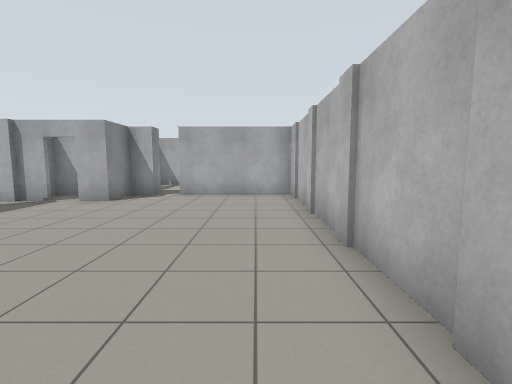
View 1 (above)

16 first-person views from a walk through a world built for the Gazebo simulator. The camera is 1.2 m above the floor, tilts 6° down and sees 85° across. The floor is counted in squares, 1 m on a side. Each view is taken from the middle of a square. On the plan, view 1 faces up. The plan holds only what a view shows up to about 12 squares ahead; the rest is blank.

View 2
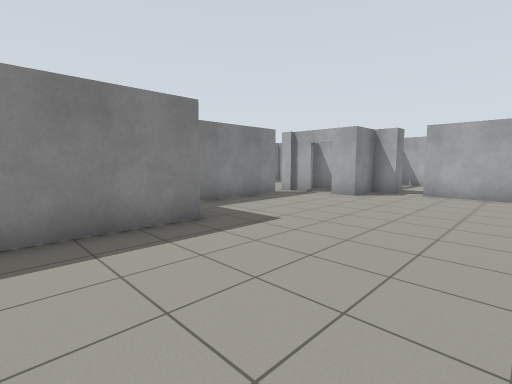

View 3
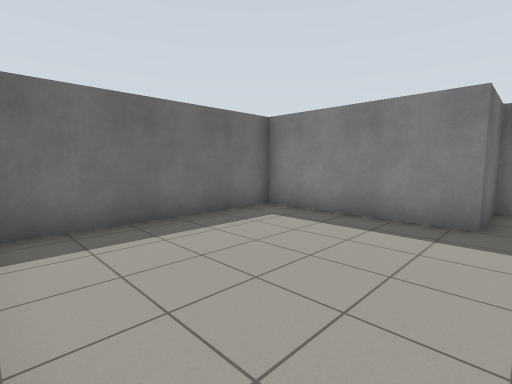

View 4
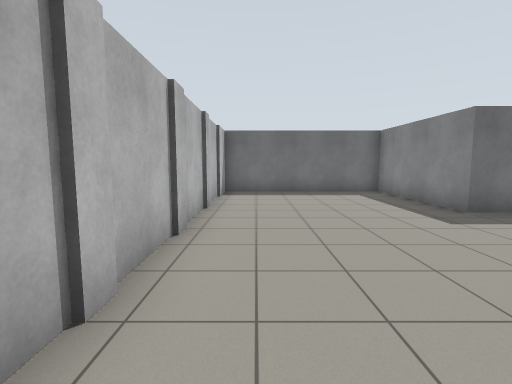

View 5
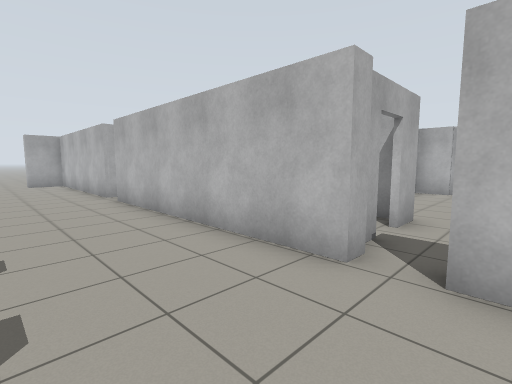

View 6
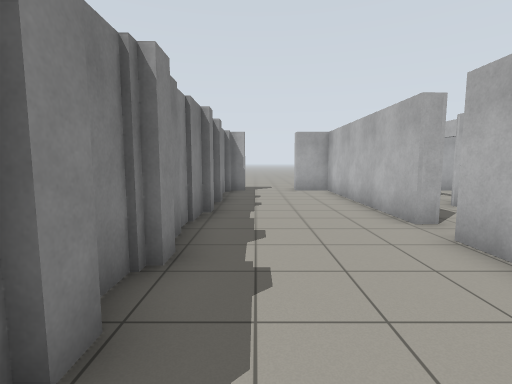

View 7
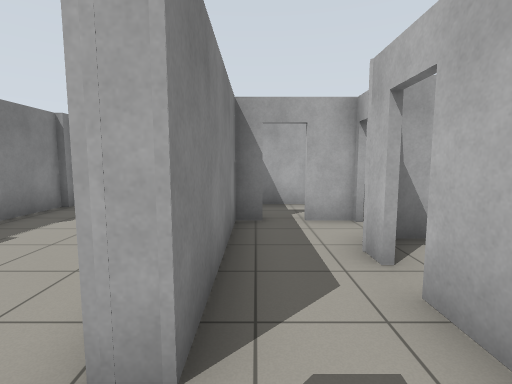

View 8
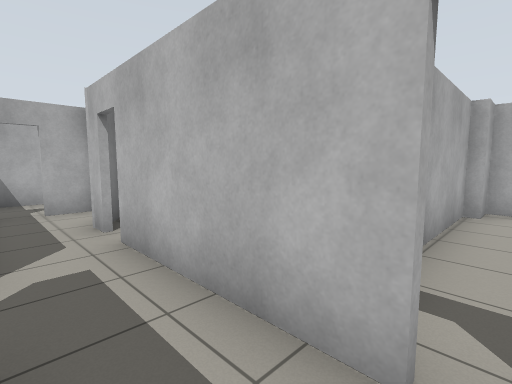

View 9
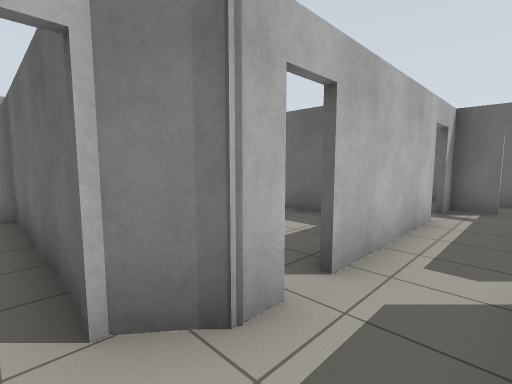

View 10
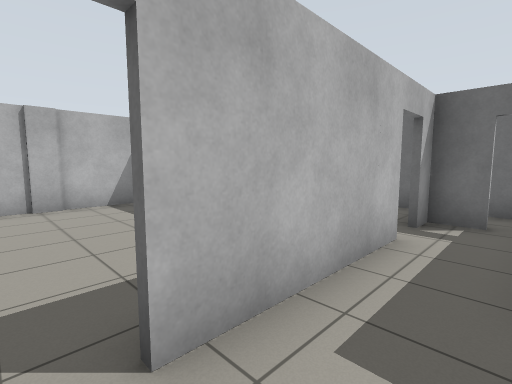

View 11
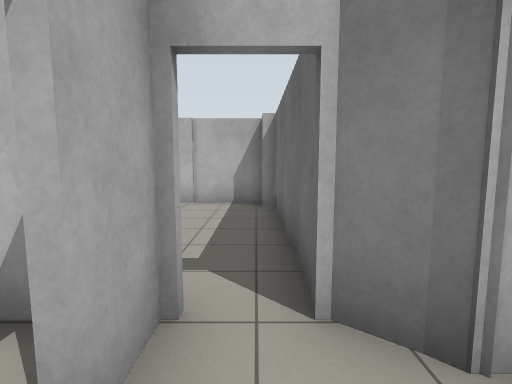

View 12
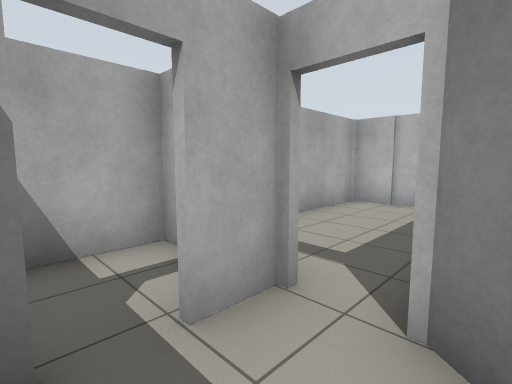

View 13
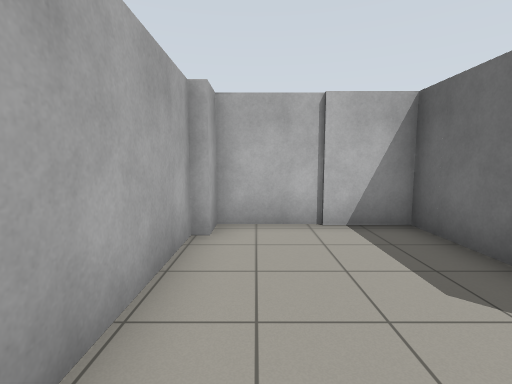

View 14
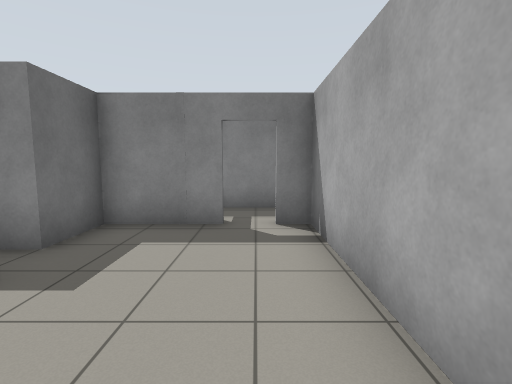

View 15
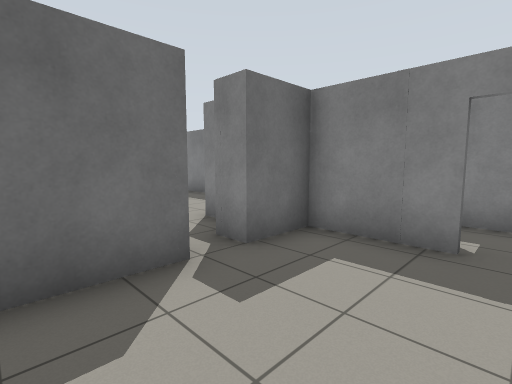

View 16
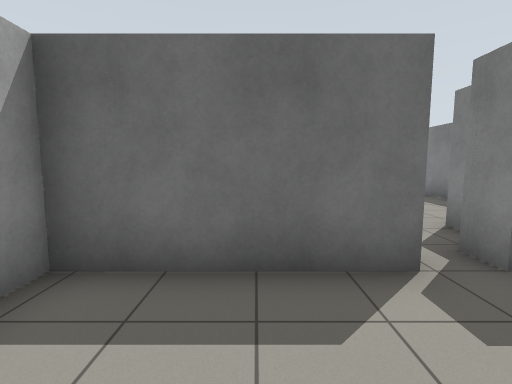

### Floor plan
Ten units are one square. View 1 is at (0, 0); x grows to the right and y downward. Boxes are objects, and circles mark ways between rooms. Rooms are numbered by the first view taken in them; rooms with no view inside come last. Other rooms are left out.
<svg viewBox="-128 -246 147 276">
<path fill="none" stroke="#000" d="M-74 -76 -74 -24 -51 -24 -51 25 14 25 14 19M-65 -87 -75 -87M-74 -85 -79 -85M-38 -110 -38 -103 -46 -103 -46 -87 -56 -87M14 18 14 -103 -29 -103M-79 -85 -79 -162M-79 -70 -79 -76M-121 -139 -121 -133M-123 -151 -123 -144M-121 -158 -121 -151M-79 -174 -79 -240 -93 -240M-123 -188 -123 -163M-121 -193 -121 -186M-121 -210 -121 -204M-123 -236 -123 -216M-121 -240 -121 -235M-74 -146 -74 -130M-55 -144 -55 -184M-74 -186 -74 -174 -79 -174M-67 -217 -74 -217 -74 -186M-55 -191 -55 -197 -49 -205M-47 -217 -60 -217M-29 -110 14 -110 14 -148 5 -148M6 -151 -54 -151M-54 -134 -54 -110 -38 -110M-35 -152 -23 -152M-43 -203 -49 -203 -52 -199M14 -156 14 -188M-49 -205 5 -205 5 -209M14 -208 14 -240 -49 -240M-65 -103 -75 -103M-50 -226 -50 -241M-49 -240 -69 -240"/>
<circle cx="-80" cy="-80" r="3" fill="#2a7"/>
<circle cx="-35" cy="-110" r="3" fill="#2a7"/>
<circle cx="-60" cy="-90" r="3" fill="#2a7"/>
<circle cx="-80" cy="-170" r="3" fill="#2a7"/>
<circle cx="-70" cy="-190" r="3" fill="#2a7"/>
<circle cx="-55" cy="-140" r="3" fill="#2a7"/>
<circle cx="-55" cy="-190" r="3" fill="#2a7"/>
<circle cx="-50" cy="-210" r="3" fill="#2a7"/>
<circle cx="-65" cy="-220" r="3" fill="#2a7"/>
<text x="-30" y="-40">1</text>
<text x="-90" y="-100">2</text>
<text x="-70" y="-160">3</text>
<text x="-70" y="-200">4</text>
<text x="-20" y="-130">5</text>
<text x="-20" y="-180">6</text>
<text x="-20" y="-220">7</text>
<text x="-70" y="-100">8</text>
<text x="-60" y="-230">9</text>
</svg>
Room 1 opens to room 2. Room 1 opens to room 5. Room 1 opens to room 8. Room 2 opens to room 3. Room 3 opens to room 4. Room 3 opens to room 5. Room 4 opens to room 6. Room 4 opens to room 7. Room 4 opens to room 9.

Where each view was taken, in squares from view 1:
view 1: 0 up, 0 right, facing up
view 2: 1 down, 0 right, facing up-left
view 3: 3 up, 1 right, facing down-left
view 4: 9 up, 0 right, facing down
view 5: 7 up, 11 left, facing up-right
view 6: 12 up, 11 left, facing up
view 7: 16 up, 7 left, facing up
view 8: 14 up, 7 left, facing up-right
view 9: 21 up, 7 left, facing down-right
view 10: 19 up, 7 left, facing down-right
view 11: 21 up, 7 left, facing right
view 12: 20 up, 7 left, facing up-right
view 13: 14 up, 4 left, facing right
view 14: 14 up, 0 right, facing left
view 15: 14 up, 1 left, facing down-left
view 16: 14 up, 1 left, facing down
